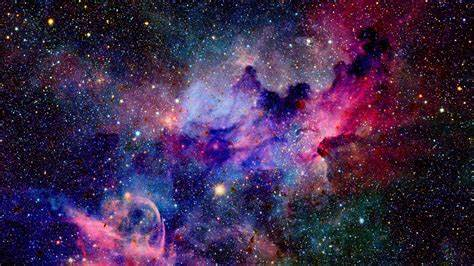
#> input picture OIP.jpeg, 474 x 266 px, found by its file name
$ jupyter execute --allow-errors K_means_clustering.ipynb
#> lines starting #> are read from the running program, lines starting #| are printed output that depends on the picture
<a href="https://colab.research.google.com/github/tmanas06/tessolve-training-Ai-Ml/blob/main/K_means_clustering.ipynb" target="_parent"></a>

[cell 1]
import numpy as np
import matplotlib.pyplot as plt
import cv2
from sklearn.cluster import KMeans

[cell 2]
from IPython.core.display import Image
image = plt.imread('/content/OIP.jpeg')
#> image is the input picture: shape (266, 474, 3); mean R, G, B 63.9, 42.7, 77.7

[cell 3]
plt.axis('off')
#> (this line was passed over: IPython is not available in this run)
plt.title("Original image")
#> (this line was passed over: IPython is not available in this run)
plt.imshow(image)
#> (this line was passed over: IPython is not available in this run)

[cell 4]
image = image/255
image_reshaped = image.reshape(image.shape[0]*image.shape[1],image.shape[2])

[cell 5]
def kmeans_over_image(number_of_clusters,org_image,reshaped_image):
  kmeans = KMeans(n_clusters=number_of_clusters,random_state=0)
  kmeans = kmeans.fit(reshaped_image)
  image_cluster = kmeans.cluster_centers_[kmeans.labels_]
  image_cluster = image_cluster.reshape(org_image.shape[0],org_image.shape[1],org_image.shape[2])
  return image_cluster

[cell 6]
clustered_images = []

[cell 7]
no_cluster = []

[cell 8]
for cluster in range(2,20,2):
  clustered_images.append(kmeans_over_image(cluster,image,image_reshaped))
  no_cluster.append(cluster)
#> this loop made 9 passes
#> pass 1, in kmeans_over_image, `image_cluster = image_cluster.reshape(org_image.shape[0],org_image.sha..`:
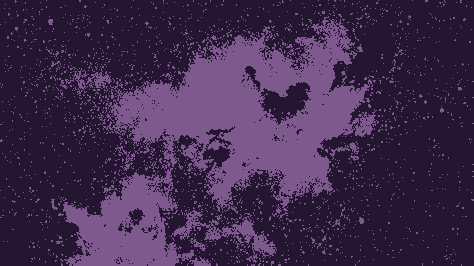
#> image_cluster: shape (266, 474, 3) float64; mean R, G, B 0.25, 0.167, 0.304
#> pass 2, in kmeans_over_image (call 2), `image_cluster = image_cluster.reshape(org_image.shape[0],org_image.sha..`:
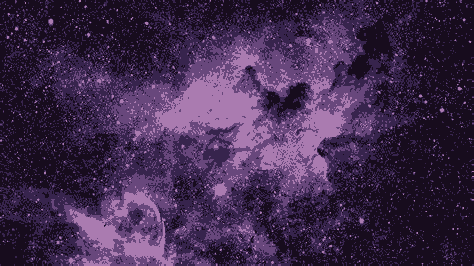
#> image_cluster: shape (266, 474, 3) float64; mean R, G, B 0.25, 0.167, 0.304
#> pass 3, in kmeans_over_image (call 3), `image_cluster = image_cluster.reshape(org_image.shape[0],org_image.sha..`:
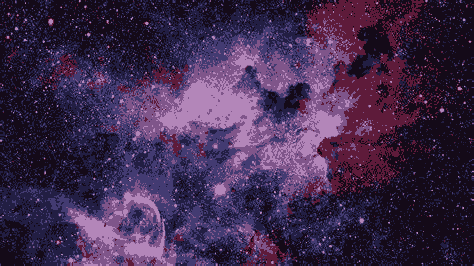
#> image_cluster: shape (266, 474, 3) float64; mean R, G, B 0.25, 0.168, 0.305
#> after the loop, clustered_images = 9 items; no_cluster = [2, 4, 6, 8, 10, 12, 14, 16, 18]
